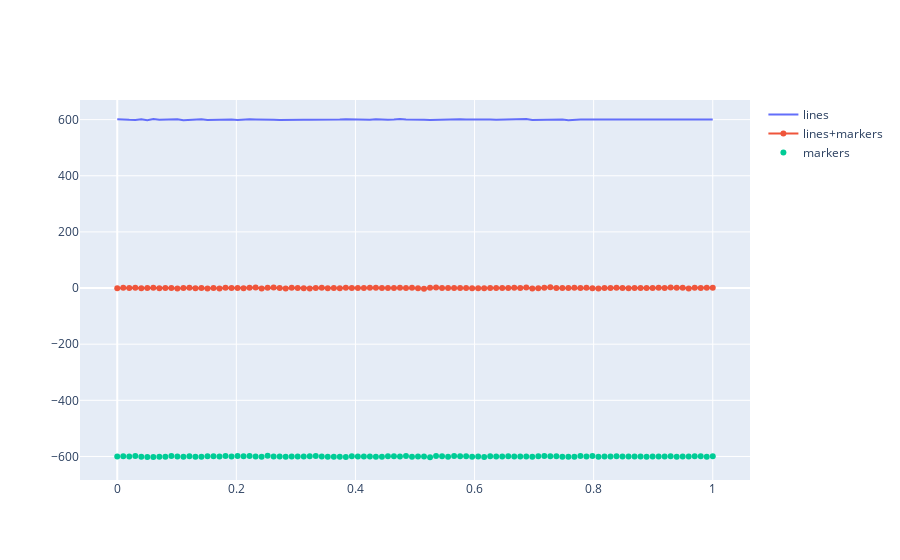

The code cell stored with this chart in its notebook:
### Code cell
# import plotly.graph_objects as go

# # Create random data with numpy
# import numpy as np
# np.random.seed(1)

# N = 100
# random_x = np.linspace(0, 1, N)
# random_y0 = np.random.randn(N) + 600
# random_y1 = np.random.randn(N)
# random_y2 = np.random.randn(N) - 600

# # Create traces
# fig = go.Figure()
# fig.add_trace(go.Scatter(x=random_x, y=random_y0,
#                     mode='lines',
#                     name='lines'))
# fig.add_trace(go.Scatter(x=random_x, y=random_y1,
#                     mode='lines+markers',
#                     name='lines+markers'))
# fig.add_trace(go.Scatter(x=random_x, y=random_y2,
#                     mode='markers', name='markers'))

# fig.show()
# fig.write_image("/Users/cyrilleetude/Downloads/graphic-main-2/example/assets/images/plot/fig1.png")
